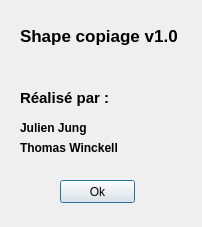
<?xml version="1.0" encoding="UTF-8"?>
<ui version="4.0">
 <class>DialogAbout</class>
 <widget class="QDialog" name="DialogAbout">
  <property name="geometry">
   <rect>
    <x>0</x>
    <y>0</y>
    <width>202</width>
    <height>227</height>
   </rect>
  </property>
  <property name="windowTitle">
   <string>A propos</string>
  </property>
  <widget class="QPushButton" name="pushButtonOk">
   <property name="geometry">
    <rect>
     <x>60</x>
     <y>180</y>
     <width>75</width>
     <height>23</height>
    </rect>
   </property>
   <property name="text">
    <string>Ok</string>
   </property>
  </widget>
  <widget class="QLabel" name="label">
   <property name="geometry">
    <rect>
     <x>20</x>
     <y>20</y>
     <width>171</width>
     <height>31</height>
    </rect>
   </property>
   <property name="font">
    <font>
     <pointsize>13</pointsize>
     <weight>75</weight>
     <bold>true</bold>
    </font>
   </property>
   <property name="text">
    <string>Shape copiage v1.0</string>
   </property>
  </widget>
  <widget class="QLabel" name="label_2">
   <property name="geometry">
    <rect>
     <x>20</x>
     <y>90</y>
     <width>111</width>
     <height>16</height>
    </rect>
   </property>
   <property name="font">
    <font>
     <pointsize>11</pointsize>
     <weight>75</weight>
     <bold>true</bold>
    </font>
   </property>
   <property name="text">
    <string>Réalisé par :</string>
   </property>
  </widget>
  <widget class="QLabel" name="label_3">
   <property name="geometry">
    <rect>
     <x>20</x>
     <y>120</y>
     <width>91</width>
     <height>16</height>
    </rect>
   </property>
   <property name="font">
    <font>
     <pointsize>9</pointsize>
     <weight>75</weight>
     <bold>true</bold>
    </font>
   </property>
   <property name="text">
    <string>Julien Jung</string>
   </property>
  </widget>
  <widget class="QLabel" name="label_4">
   <property name="geometry">
    <rect>
     <x>20</x>
     <y>140</y>
     <width>111</width>
     <height>16</height>
    </rect>
   </property>
   <property name="font">
    <font>
     <pointsize>9</pointsize>
     <weight>75</weight>
     <bold>true</bold>
    </font>
   </property>
   <property name="text">
    <string>Thomas Winckell</string>
   </property>
  </widget>
 </widget>
 <resources/>
 <connections/>
</ui>
